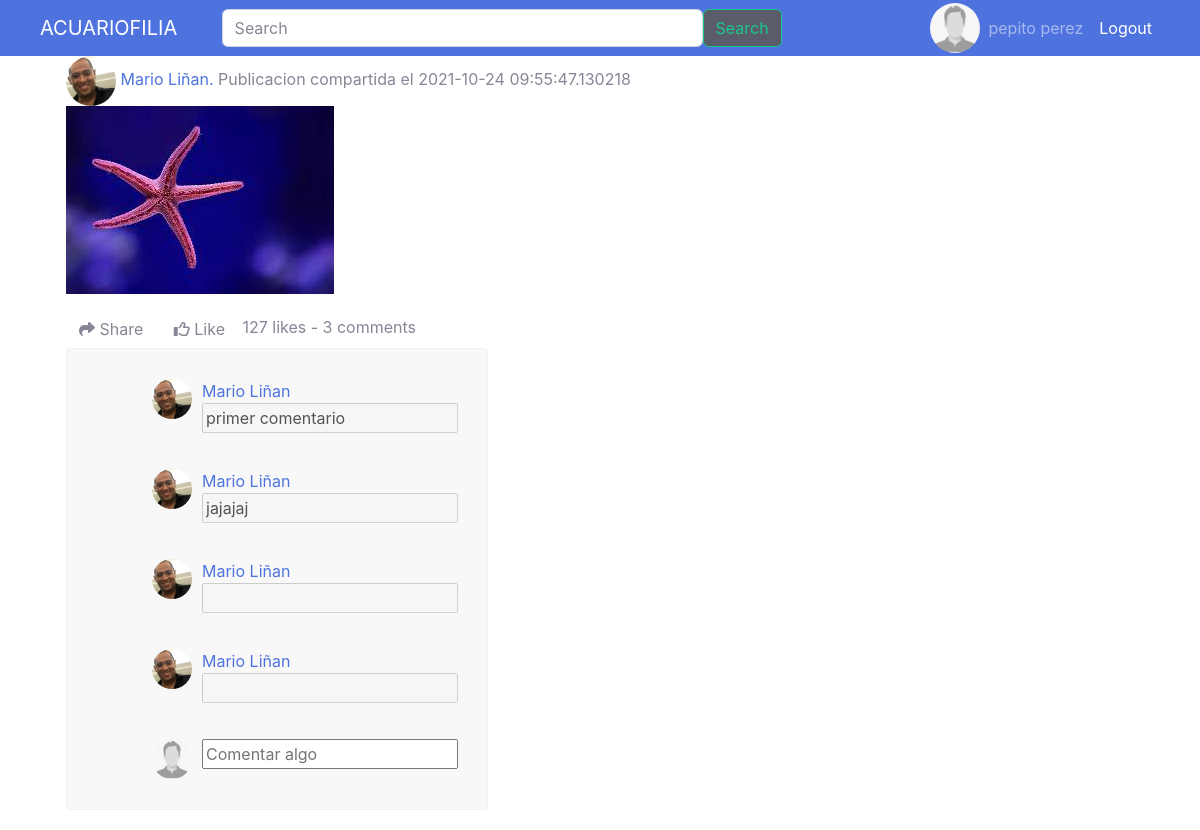
Screenshot of /postdetail?codigo=9 (signed in) with the database file from the repository.
### tables this page shows
CREATE TABLE User (UserId INTEGER PRIMARY KEY AUTOINCREMENT UNIQUE, name VARCHAR (20) NOT NULL, lastName VARCHAR (20) NOT NULL, email VARCHAR (30) UNIQUE NOT NULL, password VARCHAR (200) NOT NULL, birthay DATE NOT NULL, gender CHAR (15) NOT NULL, role INTEGER (1) NOT NULL, CreationDate DATETIME NOT NULL, ProfilePicURL VARCHAR (20) DEFAULT ('vacio.png'), country CHAR (30), phone INTEGER, about CHAR (150), profesion CHAR (40));

CREATE TABLE Post (PostId INTEGER PRIMARY KEY AUTOINCREMENT UNIQUE, PhotoURL CHAR (100) NOT NULL, Title VARCHAR (30) NOT NULL, creationDate DATE NOT NULL, UserId INTEGER REFERENCES User (UserId) ON DELETE CASCADE ON UPDATE CASCADE, Postviews INTEGER (30));

CREATE TABLE Comments (CommentId INTEGER PRIMARY KEY AUTOINCREMENT, Content VARCHAR NOT NULL, PostId INTEGER REFERENCES Post (PostId) ON DELETE CASCADE ON UPDATE CASCADE, UserId INTEGER REFERENCES User (UserId) ON DELETE CASCADE ON UPDATE CASCADE, CreationDate DATETIME NOT NULL);

### main.py (the view)
@app.route('/postdetail')
def postdetail():
    if 'fullname' not in session:
        return redirect('login')
    else:
        idp = request.args.get('codigo')
        sql = f'SELECT * FROM Post , User WHERE User.UserId=Post.UserId AND Post.PostId = {idp}'
        postsel= selectSQLite(sql)
        sql = f'SELECT * from Comments, User WHERE User.UserId=Comments.UserId AND Comments.PostId = {idp}'
        comPost= selectSQLite(sql)
        return render_template("postdetail.html", postsel=postsel,comPost=comPost)

### db.py (called while the page is built)
def get_db():
    try:
        if 'db' not in g:
            print('Connection OK')
            g.db = sqlite3.connect('database.db')
        return g.db
    except Error:
        print(Error)

### main.py (called while the page is built)
def selectSQLite(sql):
    db = get_db()
    cursorObj = db.cursor()
    cursorObj.execute(sql)
    seleccion = cursorObj.fetchall()
    return seleccion

### templates/postdetail.html (shortened to what this page needs)
<!DOCTYPE html>
<html lang="es">
    <head>
        <link href="../static/css/post_style.css" rel="stylesheet">
        <link href="../static/css/sb-admin-2.min.css" rel="stylesheet">
    </head>
    <body>
        <nav class="navbar navbar-expand-lg navbar-dark bg-primary">
            <div class="container-fluid">
                <a class="navbar-brand" href="{{'feed'}}">ACUARIOFILIA</a>
                <form class="d-flex" form action="{{url_for('search')}}" method="post" enctype="multipart/form-data">
                    <input class="form-control me-2" type="search" name="palabra" placeholder="Search" aria-label="Search">
                    <button class="btn btn-outline-success bg-primary bg-dark" type="submit">Search</button>
                </form>
            {% if 'id' in session %}
                <div class="contenedorLogin">
                    <div class="logout">
                        <span class="navbar-text p-2 bd-highlight"> <a href="{{'logout'}}">Logout</a> </span>
                    </div>
                    <div class="fullname">
                        <span class="navbar-text p-2 bd-highlight"> {{ session['fullname'] }} </span>
                    </div>
                    <div class="av-user-icon">
                        <a href="{{url_for('perfil', codigo = session['id']) }}"><img src="../static/images/perfil/{% print(session['foto']) %}" alt="user" class="fotoperfil-md-left"></a>
                    </div>
            {% else %}
                    <span class="navbar-text p-2 bd-highlight"> <a href="{{'login'}}">Login</a> </span>
                </div>
            {% endif %}
            </div>
        </nav>
        <div class="container bootstrap snippets bootdey">
            <div class="col-md-8">
              <div class="box box-widget">
                <div class="box-header with-border">
                  <div class="user-block">
                    <a href="{{url_for('perfil', codigo = session['id']) }}"><img class="fotoperfil-md-left" src="../static/images/perfil/{% print(postsel[0][15]) %}" alt="User Image">
                    <span class="username"><a href="{{url_for('perfil', codigo = postsel[0][4]) }}">{% print(postsel[0][7]+ " " +postsel[0][8]) %}.</a></span>
                    <span class="description">Publicacion compartida el {% print(postsel[0][3]) %}</span>
                  </div>
                </div>
                <div class="box-body" style="display: block;">
                    <img src="../static/images/post/{% print(postsel[0][1]) %}" class="img-fluid" alt="Responsive image">
                    <button type="button" class="btn btn-default btn-xs"><i class="fa fa-share"></i> Share</button>
                    <button type="button" class="btn btn-default btn-xs"><i class="fa fa-thumbs-o-up"></i> Like</button>
                    <span class="pull-right text-muted">127 likes - 3 comments</span>
                </div>
            <div class="post-content ">
                <div class="post-container">
                    <div class="post-detail">
                    {% for com in comPost %}
                    <div class="box-comment">
                        <div class="post-comment" id="{{ com[0] }}">
                            <a href="{{url_for('perfil', codigo = com[3]) }}" class="profile-link"><img src="../static/images/perfil/{% print(com[14]) %}" alt="" class="profile-photo-sm"></a>
                            <p><a href="{{url_for('perfil', codigo = com[3]) }}" class="profile-link">{% print(com[6]) %} {% print(com[7]) %} <br></a>
                                <input type="text" class="nosec" value="{% print(com[1]) %}" disabled>    </p>
                        </div>
                    </div>
                    {% endfor %}
                        <div class="post-comment">
                            <img src="../static/images/perfil/{% print(session['foto']) %}" alt="" class="profile-photo-sm">
                            <form class="flex" form action="{{url_for('addcomm', codigo = postsel[0][0])}}" method="post" enctype="multipart/form-data">
                                    <input type= "text" name="comentario" id="comentario" placeholder="Comentar algo"></textarea>
                            </form>
                        </div>
                    </div>
                </div>
            </div>
        </div>
    </body>
</html>

### static/css/post_style.css (style rules this page uses)
body { margin-top:20px; }
.post-content { background: #f8f8f8; border-radius: 4px; width: 60%; border: 1px solid #f1f2f2; margin-bottom: 20px; overflow: hidden; position: relative; }
.contenedorLogin { height: 40px; width: 350px; display: flex; flex-direction: row-reverse; }
.av-user-icon { align-self: center; }
.d-flex { width: 50%; }
.post-content .post-container { padding: 20px; }
.post-content .post-container .post-detail { margin-left: 65px; position: relative; }
.post-content .post-container .post-detail .post-comment { display: inline-flex; margin: 10px auto; width: 100%; }
.post-content .post-container .post-detail .post-comment img.profile-photo-sm { margin-right: 10px; }
img.fotoperfil-md-left { height: 50px; width: 50px; border-radius: 50%; }
img.profile-photo-sm { height: 40px; width: 40px; border-radius: 50%; }

### rows the page displays
User: ProfilePicURL (picture), name+lastName "Mario Liñan", name "Mario", lastName "Liñan"
Post: creationDate "2021-10-24 09:55:47.130218", PhotoURL (picture)
Comments: ProfilePicURL (picture), Content "primer comentario"
Comments: ProfilePicURL (picture), Content "jajajaj"
Comments: ProfilePicURL (picture)
Comments: ProfilePicURL (picture)

### other values shown
{{ session['fullname'] }} "pepito perez"
